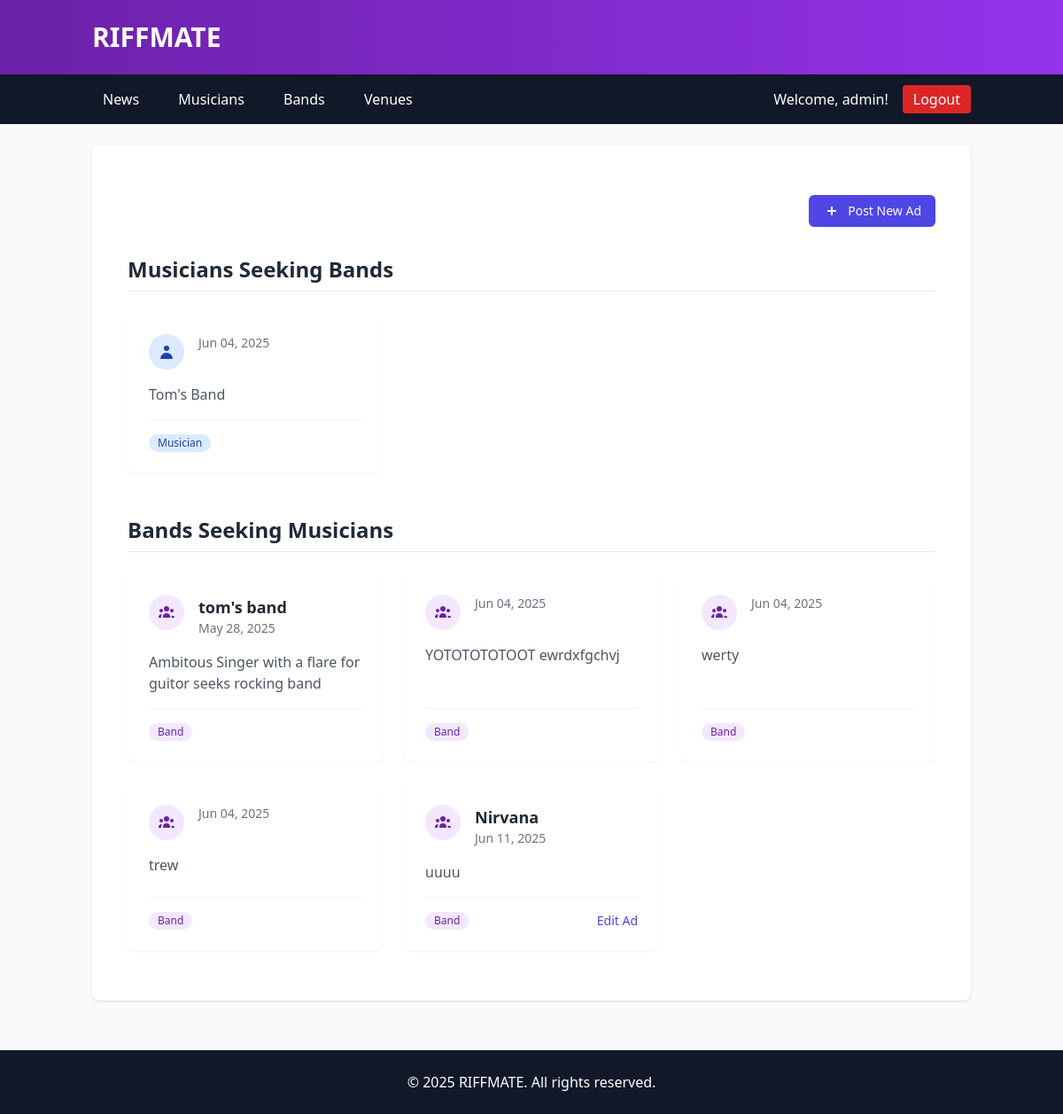
/content/list_ads (signed in), run on the app's committed database.
### content/models.py (models this page shows, shortened)
class SeekingAd(models.Model):
    date = models.DateField(auto_now_add=True)
    owner = models.ForeignKey(User, on_delete=models.CASCADE)
    seeking = models.CharField(max_length=1, choices=MusicianBandChoice.choices)
    musician=models.ForeignKey(Musician, on_delete=models.SET_NULL, null=True, blank=True)
    band=models.ForeignKey(Band, on_delete=models.SET_NULL, blank=True, null=True)
    content = models.TextField()
    owner = models.ForeignKey(
        User,
        on_delete=models.CASCADE,
        related_name='seeking_ads'
    )
    class Meta:
        ordering = ['date',]

### bands/models.py (models this page shows, shortened)
class Band(models.Model):
    name = models.CharField(max_length=50)
    musicians=models.ManyToManyField(Musician)

### content/views.py (the view)
# urls.py: path('list_ads',views.list_ads,name='list_ads'),
@login_required
def list_ads(request):
    data ={
        'seeking_musician':SeekingAd.objects.filter(seeking=MusicianBandChoice.MUSICIAN),
        'seeking_band':SeekingAd.objects.filter(seeking=MusicianBandChoice.BAND),
    }
    return render(request, 'list_ads.html', data)

### templates/list_ads.html (shortened to what this page needs)
{% extends "base.html" %}
{% block content %}
<div class="container mx-auto px-4 py-8 max-w-6xl">
    {% if request.user.is_authenticated %}
    <div class="flex justify-end mb-8">
        <a href="{% url 'seeking_ad' %}"
           class="inline-flex items-center px-4 py-2 bg-indigo-600 text-white text-sm font-medium rounded-md hover:bg-indigo-700 transition-colors focus:outline-none focus:ring-2 focus:ring-offset-2 focus:ring-indigo-500">
            <svg xmlns="http://www.w3.org/2000/svg" class="h-5 w-5 mr-2" viewBox="0 0 20 20" fill="currentColor">
                <path fill-rule="evenodd" d="M10 5a1 1 0 011 1v3h3a1 1 0 110 2h-3v3a1 1 0 11-2 0v-3H6a1 1 0 110-2h3V6a1 1 0 011-1z" clip-rule="evenodd" />
            </svg>
            Post New Ad
        </a>
    </div>
    {% endif %}
    <section class="mb-12">
        <h1 class="text-2xl font-bold text-gray-800 mb-6 pb-2 border-b border-gray-200">Musicians Seeking Bands</h1>
        <div class="grid grid-cols-1 md:grid-cols-2 lg:grid-cols-3 gap-6">
            {% for ad in seeking_band %}
            <div class="bg-white rounded-lg shadow-sm p-6 hover:shadow-md transition-shadow relative h-full flex flex-col">
                <div class="flex items-start space-x-4 mb-4">
                    <div class="flex-shrink-0 bg-blue-100 text-blue-800 rounded-full h-10 w-10 flex items-center justify-center">
                        <svg xmlns="http://www.w3.org/2000/svg" class="h-5 w-5" viewBox="0 0 20 20" fill="currentColor">
                            <path fill-rule="evenodd" d="M10 9a3 3 0 100-6 3 3 0 000 6zm-7 9a7 7 0 1114 0H3z" clip-rule="evenodd" />
                        </svg>
                    </div>
                    <div>
                        <p class="text-sm text-gray-500">{{ ad.date|date:"M d, Y" }}</p>
                    </div>
                </div>
                <div class="flex-grow">
                    <p class="text-gray-600 mb-4">{{ ad.content|truncatewords:30 }}</p>
                </div>
                <div class="mt-auto pt-4 border-t border-gray-100 flex justify-between items-center">
                    <span class="inline-flex items-center px-2.5 py-0.5 rounded-full text-xs font-medium bg-blue-100 text-blue-800">
                        Musician
                    </span>
                </div>
            </div>
            {% empty %}
            <div class="md:col-span-3 bg-gray-50 rounded-lg p-6 text-center">
                <p class="text-gray-500 italic">No musicians seeking bands at this time</p>
            </div>
            {% endfor %}
        </div>
    </section>
    <section>
        <h1 class="text-2xl font-bold text-gray-800 mb-6 pb-2 border-b border-gray-200">Bands Seeking Musicians</h1>
        <div class="grid grid-cols-1 md:grid-cols-2 lg:grid-cols-3 gap-6">
            {% for ad in seeking_musician %}
            <div class="bg-white rounded-lg shadow-sm p-6 hover:shadow-md transition-shadow relative h-full flex flex-col">
                <div class="flex items-start space-x-4 mb-4">
                    <div class="flex-shrink-0 bg-purple-100 text-purple-800 rounded-full h-10 w-10 flex items-center justify-center">
                    </div>
                    <div>
                        <h3 class="text-lg font-semibold text-gray-800">{{ ad.band.name }}</h3>
                        <p class="text-sm text-gray-500">{{ ad.date|date:"M d, Y" }}</p>
                    </div>
                </div>
                <div class="flex-grow">
                    <p class="text-gray-600 mb-4">{{ ad.content|truncatewords:30 }}</p>
                </div>
                <div class="mt-auto pt-4 border-t border-gray-100 flex justify-between items-center">
                    <span class="inline-flex items-center px-2.5 py-0.5 rounded-full text-xs font-medium bg-purple-100 text-purple-800">
                        Band
                    </span>
                    {% if ad.owner == request.user %}
                    <a href="{% url 'edit_seeking_ad' ad.id %}"
                       class="text-sm text-indigo-600 hover:text-indigo-800">
                        Edit Ad
                    </a>
                    {% endif %}
                </div>
            </div>
            {% empty %}
            <div class="md:col-span-3 bg-gray-50 rounded-lg p-6 text-center">
                <p class="text-gray-500 italic">No bands seeking musicians at this time</p>
            </div>
            {% endfor %}
        </div>
    </section>
</div>
{% endblock content %}

### templates/base.html (shortened to what this page needs)
<!DOCTYPE html>
<html lang="en">
<head>
    <script src="https://cdn.tailwindcss.com"></script>
</head>
<body class="bg-gray-50">
    <header class="bg-gradient-to-r from-purple-800 to-purple-600 text-white shadow-md">
        <div class="container mx-auto px-4 py-6">
            <h1 class="text-3xl font-bold"><a href="{% url 'index' %}">RIFFMATE</a></h1>
        </div>
    </header>
    <nav class="bg-gray-900 text-white">
        <div class="container mx-auto px-4 py-3 flex justify-between items-center">
            <div>
                <a href="{% url 'news_advanced' %}" class="mr-4 px-3 py-1 rounded hover:bg-orange-500 transition">News</a>
                <a href="{% url 'musicians' %}" class="mr-4 px-3 py-1 rounded hover:bg-orange-500 transition">Musicians</a>
                <a href="{% url 'bands' %}" class="mr-4 px-3 py-1 rounded hover:bg-orange-500 transition">Bands</a>
                <a href="{% url 'venues' %}" class="px-3 py-1 rounded hover:bg-orange-500 transition">Venues</a>
            </div>
            <div class="flex items-center space-x-4">
                {% if user.is_authenticated %}
                    <span class="text-white">Welcome, {{ user.username }}!</span>
                    <form action="{% url 'logout' %}" method="post" class="inline">
                        <button type="submit" class="bg-red-600 hover:bg-red-700 text-white px-3 py-1 rounded transition">
                            Logout
                        </button>
                    </form>
                {% else %}
                    <a href="{% url 'login' %}" class="bg-green-600 hover:bg-green-700 text-white px-3 py-1 rounded transition">Login</a>
                {% endif %}
            </div>
        </div>
    </nav>
    <main class="container mx-auto px-4 py-6">
        <div class="bg-white rounded-lg shadow p-6">
            {% block content %}
            {% endblock %}
        </div>
    </main>
    <footer class="bg-gray-900 text-white text-center py-6 mt-8">
        <div class="container mx-auto px-4">
            <p>&copy; 2025 RIFFMATE. All rights reserved.</p>
        </div>
    </footer>
</body>
</html>

### data on the page
SeekingAd: date "Jun 04, 2025", content "Tom's Band"
SeekingAd: band.name "tom's band", date "May 28, 2025", content "Ambitous Singer with a flare for guitor seeks rocking band"
SeekingAd: date "Jun 04, 2025", content "YOTOTOTOTOOT ewrdxfgchvj"
SeekingAd: date "Jun 04, 2025", content "werty"
SeekingAd: date "Jun 04, 2025", content "trew"
SeekingAd: band.name "Nirvana", date "Jun 11, 2025", content "uuuu", shows "Edit Ad"

### other printed values
{{ user.username }} "admin"
